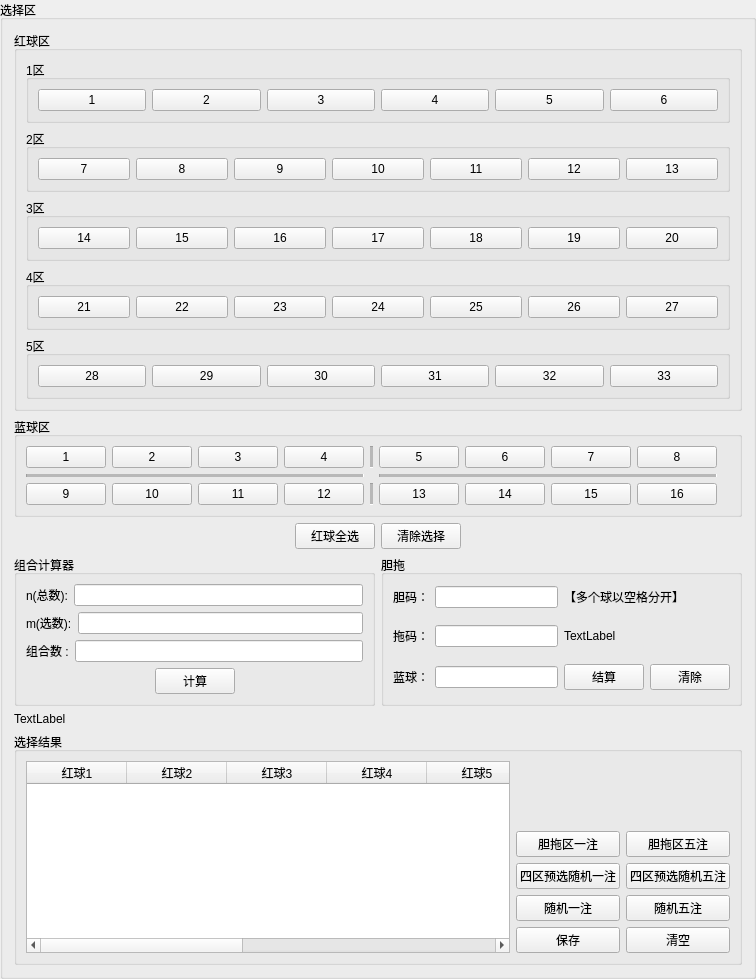
    <widget class="QGroupBox" name="groupBox_9">
     <property name="maximumSize">
      <size>
       <width>700</width>
       <height>16777215</height>
      </size>
     </property>
     <property name="title">
      <string>选择区</string>
     </property>
     <layout class="QVBoxLayout" name="verticalLayout_7">
      <item>
       <widget class="QGroupBox" name="groupBox_13">
        <property name="title">
         <string>红球区</string>
        </property>
        <layout class="QVBoxLayout" name="verticalLayout_3">
         <item>
          <widget class="QGroupBox" name="groupBox_11">
           <property name="title">
            <string>1区</string>
           </property>
           <layout class="QHBoxLayout" name="horizontalLayout_14">
            <item>
             <widget class="QMyBall" name="pushButton_1">
              <property name="styleSheet">
               <string notr="true"/>
              </property>
              <property name="text">
               <string>1</string>
              </property>
              <property name="checkable">
               <bool>true</bool>
              </property>
             </widget>
            </item>
            <item>
             <widget class="QMyBall" name="pushButton_2">
              <property name="text">
               <string>2</string>
              </property>
              <property name="checkable">
               <bool>true</bool>
              </property>
             </widget>
            </item>
            <item>
             <widget class="QMyBall" name="pushButton_3">
              <property name="text">
               <string>3</string>
              </property>
              <property name="checkable">
               <bool>true</bool>
              </property>
             </widget>
            </item>
            <item>
             <widget class="QMyBall" name="pushButton_4">
              <property name="text">
               <string>4</string>
              </property>
              <property name="checkable">
               <bool>true</bool>
              </property>
             </widget>
            </item>
            <item>
             <widget class="QMyBall" name="pushButton_5">
              <property name="text">
               <string>5</string>
              </property>
              <property name="checkable">
               <bool>true</bool>
              </property>
             </widget>
            </item>
            <item>
             <widget class="QMyBall" name="pushButton_6">
              <property name="text">
               <string>6</string>
              </property>
              <property name="checkable">
               <bool>true</bool>
              </property>
             </widget>
            </item>
           </layout>
          </widget>
         </item>
         <item>
          <widget class="QGroupBox" name="groupBox">
           <property name="title">
            <string>2区</string>
           </property>
           <layout class="QHBoxLayout" name="horizontalLayout_16">
            <item>
             <widget class="QMyBall" name="pushButton_7">
              <property name="text">
               <string>7</string>
              </property>
              <property name="checkable">
               <bool>true</bool>
              </property>
             </widget>
            </item>
            <item>
             <widget class="QMyBall" name="pushButton_8">
              <property name="text">
               <string>8</string>
              </property>
              <property name="checkable">
               <bool>true</bool>
              </property>
             </widget>
            </item>
            <item>
             <widget class="QMyBall" name="pushButton_9">
              <property name="text">
               <string>9</string>
              </property>
              <property name="checkable">
               <bool>true</bool>
              </property>
             </widget>
            </item>
            <item>
             <widget class="QMyBall" name="pushButton_10">
              <property name="text">
               <string>10</string>
              </property>
              <property name="checkable">
               <bool>true</bool>
              </property>
             </widget>
            </item>
            <item>
             <widget class="QMyBall" name="pushButton_11">
              <property name="text">
               <string>11</string>
              </property>
              <property name="checkable">
               <bool>true</bool>
              </property>
             </widget>
            </item>
            <item>
             <widget class="QMyBall" name="pushButton_12">
              <property name="text">
               <string>12</string>
              </property>
              <property name="checkable">
               <bool>true</bool>
              </property>
             </widget>
            </item>
            <item>
             <widget class="QMyBall" name="pushButton_13">
              <property name="text">
               <string>13</string>
              </property>
              <property name="checkable">
               <bool>true</bool>
              </property>
             </widget>
            </item>
           </layout>
          </widget>
         </item>
         <item>
          <widget class="QGroupBox" name="groupBox_2">
           <property name="title">
            <string>3区</string>
           </property>
           <layout class="QHBoxLayout" name="horizontalLayout_17">
            <item>
             <widget class="QMyBall" name="pushButton_14">
              <property name="text">
               <string>14</string>
              </property>
              <property name="checkable">
               <bool>true</bool>
              </property>
             </widget>
            </item>
            <item>
             <widget class="QMyBall" name="pushButton_15">
              <property name="text">
               <string>15</string>
              </property>
              <property name="checkable">
               <bool>true</bool>
              </property>
             </widget>
            </item>
            <item>
             <widget class="QMyBall" name="pushButton_16">
              <property name="text">
               <string>16</string>
              </property>
              <property name="checkable">
               <bool>true</bool>
              </property>
             </widget>
            </item>
            <item>
             <widget class="QMyBall" name="pushButton_17">
              <property name="text">
               <string>17</string>
              </property>
              <property name="checkable">
               <bool>true</bool>
              </property>
             </widget>
            </item>
            <item>
             <widget class="QMyBall" name="pushButton_18">
              <property name="text">
               <string>18</string>
              </property>
              <property name="checkable">
               <bool>true</bool>
              </property>
             </widget>
            </item>
            <item>
             <widget class="QMyBall" name="pushButton_19">
              <property name="text">
               <string>19</string>
              </property>
              <property name="checkable">
               <bool>true</bool>
              </property>
             </widget>
            </item>
            <item>
             <widget class="QMyBall" name="pushButton_20">
              <property name="text">
               <string>20</string>
              </property>
              <property name="checkable">
               <bool>true</bool>
              </property>
             </widget>
            </item>
           </layout>
          </widget>
         </item>
         <item>
          <widget class="QGroupBox" name="groupBox_12">
           <property name="title">
            <string>4区</string>
           </property>
           <layout class="QHBoxLayout" name="horizontalLayout_25">
            <item>
             <widget class="QMyBall" name="pushButton_21">
              <property name="text">
               <string>21</string>
              </property>
              <property name="checkable">
               <bool>true</bool>
              </property>
             </widget>
            </item>
            <item>
             <widget class="QMyBall" name="pushButton_22">
              <property name="text">
               <string>22</string>
              </property>
              <property name="checkable">
               <bool>true</bool>
              </property>
             </widget>
            </item>
            <item>
             <widget class="QMyBall" name="pushButton_23">
              <property name="text">
               <string>23</string>
              </property>
              <property name="checkable">
               <bool>true</bool>
              </property>
             </widget>
            </item>
            <item>
             <widget class="QMyBall" name="pushButton_24">
              <property name="text">
               <string>24</string>
              </property>
              <property name="checkable">
               <bool>true</bool>
              </property>
             </widget>
            </item>
            <item>
             <widget class="QMyBall" name="pushButton_25">
              <property name="text">
               <string>25</string>
              </property>
              <property name="checkable">
               <bool>true</bool>
              </property>
             </widget>
            </item>
            <item>
             <widget class="QMyBall" name="pushButton_26">
              <property name="text">
               <string>26</string>
              </property>
              <property name="checkable">
               <bool>true</bool>
              </property>
             </widget>
            </item>
            <item>
             <widget class="QMyBall" name="pushButton_27">
              <property name="text">
               <string>27</string>
              </property>
              <property name="checkable">
               <bool>true</bool>
              </property>
             </widget>
            </item>
           </layout>
          </widget>
         </item>
         <item>
          <widget class="QGroupBox" name="groupBox_3">
           <property name="title">
            <string>5区</string>
           </property>
           <layout class="QGridLayout" name="gridLayout_5">
            <item row="1" column="0">
             <widget class="QMyBall" name="pushButton_28">
              <property name="text">
               <string>28</string>
              </property>
              <property name="checkable">
               <bool>true</bool>
              </property>
             </widget>
            </item>
            <item row="1" column="1">
             <widget class="QMyBall" name="pushButton_29">
              <property name="text">
               <string>29</string>
              </property>
              <property name="checkable">
               <bool>true</bool>
              </property>
             </widget>
            </item>
            <item row="1" column="2">
             <widget class="QMyBall" name="pushButton_30">
              <property name="text">
               <string>30</string>
              </property>
              <property name="checkable">
               <bool>true</bool>
              </property>
             </widget>
            </item>
            <item row="1" column="3">
             <widget class="QMyBall" name="pushButton_31">
              <property name="text">
               <string>31</string>
              </property>
              <property name="checkable">
               <bool>true</bool>
              </property>
             </widget>
            </item>
            <item row="1" column="4">
             <widget class="QMyBall" name="pushButton_32">
              <property name="text">
               <string>32</string>
              </property>
              <property name="checkable">
               <bool>true</bool>
              </property>
             </widget>
            </item>
            <item row="1" column="5">
             <widget class="QMyBall" name="pushButton_33">
              <property name="text">
               <string>33</string>
              </property>
              <property name="checkable">
               <bool>true</bool>
              </property>
             </widget>
            </item>
           </layout>
          </widget>
         </item>
        </layout>
       </widget>
      </item>
      <item>
       <widget class="QGroupBox" name="groupBox_5">
        <property name="styleSheet">
         <string notr="true">QPushButton:checked{background-color: rgb(0, 0, 255);}
</string>
        </property>
        <property name="title">
         <string>蓝球区</string>
        </property>
        <layout class="QGridLayout" name="gridLayout_6">
         <item row="0" column="0">
          <widget class="QMyBall" name="pushButton_blue1">
           <property name="text">
            <string>1</string>
           </property>
           <property name="checkable">
            <bool>true</bool>
           </property>
           <property name="autoExclusive">
            <bool>false</bool>
           </property>
          </widget>
         </item>
         <item row="0" column="1">
          <widget class="QMyBall" name="pushButton_blue2">
           <property name="text">
            <string>2</string>
           </property>
           <property name="checkable">
            <bool>true</bool>
           </property>
           <property name="autoExclusive">
            <bool>false</bool>
           </property>
          </widget>
         </item>
         <item row="0" column="2">
          <widget class="QMyBall" name="pushButton_blue3">
           <property name="text">
            <string>3</string>
           </property>
           <property name="checkable">
            <bool>true</bool>
           </property>
           <property name="autoExclusive">
            <bool>false</bool>
           </property>
          </widget>
         </item>
         <item row="0" column="3">
          <widget class="QMyBall" name="pushButton_blue4">
           <property name="text">
            <string>4</string>
           </property>
           <property name="checkable">
            <bool>true</bool>
           </property>
           <property name="autoExclusive">
            <bool>false</bool>
           </property>
          </widget>
         </item>
         <item row="0" column="4">
          <widget class="Line" name="line_3">
           <property name="midLineWidth">
            <number>5</number>
           </property>
           <property name="orientation">
            <enum>Qt::Vertical</enum>
           </property>
          </widget>
         </item>
         <item row="0" column="5">
          <widget class="QMyBall" name="pushButton_blue5">
           <property name="text">
            <string>5</string>
           </property>
           <property name="checkable">
            <bool>true</bool>
           </property>
           <property name="autoExclusive">
            <bool>false</bool>
           </property>
          </widget>
         </item>
         <item row="0" column="6">
          <widget class="QMyBall" name="pushButton_blue6">
           <property name="text">
            <string>6</string>
           </property>
           <property name="checkable">
            <bool>true</bool>
           </property>
           <property name="autoExclusive">
            <bool>false</bool>
           </property>
          </widget>
         </item>
         <item row="0" column="7">
          <widget class="QMyBall" name="pushButton_blue7">
           <property name="text">
            <string>7</string>
           </property>
           <property name="checkable">
            <bool>true</bool>
           </property>
           <property name="autoExclusive">
            <bool>false</bool>
           </property>
          </widget>
         </item>
         <item row="0" column="8">
          <widget class="QMyBall" name="pushButton_blue8">
           <property name="text">
            <string>8</string>
           </property>
           <property name="checkable">
            <bool>true</bool>
           </property>
           <property name="autoExclusive">
            <bool>false</bool>
           </property>
          </widget>
         </item>
         <item row="0" column="9">
          <widget class="QLabel" name="label_2">
           <property name="text">
            <string/>
           </property>
          </widget>
         </item>
         <item row="1" column="0" colspan="4">
          <widget class="Line" name="line">
           <property name="midLineWidth">
            <number>5</number>
           </property>
           <property name="orientation">
            <enum>Qt::Horizontal</enum>
           </property>
          </widget>
         </item>
         <item row="1" column="5" colspan="4">
          <widget class="Line" name="line_2">
           <property name="midLineWidth">
            <number>5</number>
           </property>
           <property name="orientation">
            <enum>Qt::Horizontal</enum>
           </property>
          </widget>
         </item>
         <item row="2" column="0">
          <widget class="QMyBall" name="pushButton_blue9">
           <property name="text">
            <string>9</string>
           </property>
           <property name="checkable">
            <bool>true</bool>
           </property>
           <property name="autoExclusive">
            <bool>false</bool>
           </property>
          </widget>
         </item>
         <item row="2" column="1">
          <widget class="QMyBall" name="pushButton_blue10">
           <property name="text">
            <string>10</string>
           </property>
           <property name="checkable">
            <bool>true</bool>
           </property>
           <property name="autoExclusive">
            <bool>false</bool>
           </property>
          </widget>
         </item>
         <item row="2" column="2">
          <widget class="QMyBall" name="pushButton_blue11">
           <property name="text">
            <string>11</string>
           </property>
           <property name="checkable">
            <bool>true</bool>
           </property>
           <property name="autoExclusive">
            <bool>false</bool>
           </property>
          </widget>
         </item>
         <item row="2" column="3">
          <widget class="QMyBall" name="pushButton_blue12">
           <property name="text">
            <string>12</string>
           </property>
           <property name="checkable">
            <bool>true</bool>
           </property>
           <property name="autoExclusive">
            <bool>false</bool>
           </property>
          </widget>
         </item>
         <item row="2" column="4">
          <widget class="Line" name="line_4">
           <property name="midLineWidth">
            <number>5</number>
           </property>
           <property name="orientation">
            <enum>Qt::Vertical</enum>
           </property>
          </widget>
         </item>
         <item row="2" column="5">
          <widget class="QMyBall" name="pushButton_blue13">
           <property name="text">
            <string>13</string>
           </property>
           <property name="checkable">
            <bool>true</bool>
           </property>
           <property name="autoExclusive">
            <bool>false</bool>
           </property>
          </widget>
         </item>
         <item row="2" column="6">
          <widget class="QMyBall" name="pushButton_blue14">
           <property name="text">
            <string>14</string>
           </property>
           <property name="checkable">
            <bool>true</bool>
           </property>
           <property name="autoExclusive">
            <bool>false</bool>
           </property>
          </widget>
         </item>
         <item row="2" column="7">
          <widget class="QMyBall" name="pushButton_blue15">
           <property name="text">
            <string>15</string>
           </property>
           <property name="checkable">
            <bool>true</bool>
           </property>
           <property name="autoExclusive">
            <bool>false</bool>
           </property>
          </widget>
         </item>
         <item row="2" column="8">
          <widget class="QMyBall" name="pushButton_blue16">
           <property name="text">
            <string>16</string>
           </property>
           <property name="checkable">
            <bool>true</bool>
           </property>
           <property name="autoExclusive">
            <bool>false</bool>
           </property>
          </widget>
         </item>
        </layout>
       </widget>
      </item>
      <item>
       <layout class="QHBoxLayout" name="horizontalLayout_4">
        <item>
         <spacer name="horizontalSpacer_6">
          <property name="orientation">
           <enum>Qt::Horizontal</enum>
          </property>
          <property name="sizeHint" stdset="0">
           <size>
            <width>40</width>
            <height>20</height>
           </size>
          </property>
         </spacer>
        </item>
        <item>
         <widget class="QPushButton" name="pushButton_selredall">
          <property name="text">
           <string>红球全选</string>
          </property>
         </widget>
        </item>
        <item>
         <widget class="QPushButton" name="pushButton_clearsel">
          <property name="text">
           <string>清除选择</string>
          </property>
         </widget>
        </item>
        <item>
         <spacer name="horizontalSpacer_5">
          <property name="orientation">
           <enum>Qt::Horizontal</enum>
          </property>
          <property name="sizeHint" stdset="0">
           <size>
            <width>40</width>
            <height>20</height>
           </size>
          </property>
         </spacer>
        </item>
       </layout>
      </item>
      <item>
       <layout class="QHBoxLayout" name="horizontalLayout_8">
        <item>
         <widget class="QGroupBox" name="groupBox_7">
          <property name="title">
           <string>组合计算器</string>
          </property>
          <layout class="QVBoxLayout" name="verticalLayout">
           <item>
            <layout class="QHBoxLayout" name="horizontalLayout_5">
             <item>
              <widget class="QLabel" name="label_5">
               <property name="text">
                <string>n(总数):</string>
               </property>
              </widget>
             </item>
             <item>
              <widget class="QLineEdit" name="lineEdit_total"/>
             </item>
            </layout>
           </item>
           <item>
            <layout class="QHBoxLayout" name="horizontalLayout_6">
             <item>
              <widget class="QLabel" name="label_6">
               <property name="text">
                <string>m(选数):</string>
               </property>
              </widget>
             </item>
             <item>
              <widget class="QLineEdit" name="lineEdit_select"/>
             </item>
            </layout>
           </item>
           <item>
            <layout class="QHBoxLayout" name="horizontalLayout_7">
             <item>
              <widget class="QLabel" name="label_7">
               <property name="text">
                <string>组合数 :</string>
               </property>
              </widget>
             </item>
             <item>
              <widget class="QLineEdit" name="lineEdit_comtotal"/>
             </item>
            </layout>
           </item>
           <item>
            <layout class="QHBoxLayout" name="horizontalLayout_2">
             <item>
              <spacer name="horizontalSpacer_8">
               <property name="orientation">
                <enum>Qt::Horizontal</enum>
               </property>
               <property name="sizeHint" stdset="0">
                <size>
                 <width>40</width>
                 <height>20</height>
                </size>
               </property>
              </spacer>
             </item>
             <item>
              <widget class="QPushButton" name="pushButton_calczuhe">
               <property name="text">
                <string>计算</string>
               </property>
              </widget>
             </item>
             <item>
              <spacer name="horizontalSpacer_7">
               <property name="orientation">
                <enum>Qt::Horizontal</enum>
               </property>
               <property name="sizeHint" stdset="0">
                <size>
                 <width>40</width>
                 <height>20</height>
                </size>
               </property>
              </spacer>
             </item>
            </layout>
           </item>
          </layout>
         </widget>
        </item>
        <item>
         <widget class="QGroupBox" name="groupBox_6">
          <property name="title">
           <string>胆拖</string>
          </property>
          <layout class="QGridLayout" name="gridLayout_2">
           <item row="0" column="0">
            <widget class="QLabel" name="label_26">
             <property name="text">
              <string>胆码：</string>
             </property>
            </widget>
           </item>
           <item row="0" column="1">
            <widget class="QLineEdit" name="lineEdit_dan">
             <property name="styleSheet">
              <string notr="true">color: rgb(255, 0, 0);</string>
             </property>
            </widget>
           </item>
           <item row="0" column="2">
            <widget class="QLabel" name="label_4">
             <property name="text">
              <string>【多个球以空格分开】</string>
             </property>
            </widget>
           </item>
           <item row="1" column="0">
            <widget class="QLabel" name="label_27">
             <property name="text">
              <string>拖码：</string>
             </property>
            </widget>
           </item>
           <item row="1" column="1">
            <widget class="QLineEdit" name="lineEdit_tuo">
             <property name="styleSheet">
              <string notr="true">color: rgb(255, 0, 0);</string>
             </property>
            </widget>
           </item>
           <item row="1" column="2">
            <widget class="QLabel" name="label_calcret">
             <property name="minimumSize">
              <size>
               <width>0</width>
               <height>40</height>
              </size>
             </property>
             <property name="text">
              <string>&lt;html&gt;&lt;head/&gt;&lt;body&gt;&lt;p&gt;TextLabel&lt;/p&gt;&lt;/body&gt;&lt;/html&gt;</string>
             </property>
            </widget>
           </item>
           <item row="2" column="0">
            <widget class="QLabel" name="label">
             <property name="text">
              <string>蓝球：</string>
             </property>
            </widget>
           </item>
           <item row="2" column="1">
            <widget class="QLineEdit" name="lineEdit_blue">
             <property name="styleSheet">
              <string notr="true">color: rgb(0, 0, 255);</string>
             </property>
            </widget>
           </item>
           <item row="2" column="2">
            <layout class="QHBoxLayout" name="horizontalLayout_3">
             <item>
              <widget class="QPushButton" name="pushButton_calc">
               <property name="text">
                <string>结算</string>
               </property>
              </widget>
             </item>
             <item>
              <widget class="QPushButton" name="pushButton_cleardantuo">
               <property name="text">
                <string>清除</string>
               </property>
              </widget>
             </item>
            </layout>
           </item>
          </layout>
         </widget>
        </item>
       </layout>
      </item>
      <item>
       <widget class="QLabel" name="label_23">
        <property name="text">
         <string>TextLabel</string>
        </property>
       </widget>
      </item>
      <item>
       <widget class="QGroupBox" name="groupBox_4">
        <property name="minimumSize">
         <size>
          <width>0</width>
          <height>0</height>
         </size>
        </property>
        <property name="title">
         <string>选择结果</string>
        </property>
        <layout class="QHBoxLayout" name="horizontalLayout">
         <item>
          <widget class="QTableWidget" name="tableWidget">
           <property name="minimumSize">
            <size>
             <width>0</width>
             <height>0</height>
            </size>
           </property>
           <attribute name="horizontalHeaderVisible">
            <bool>true</bool>
           </attribute>
           <attribute name="verticalHeaderVisible">
            <bool>true</bool>
           </attribute>
           <column>
            <property name="text">
             <string>红球1</string>
            </property>
           </column>
           <column>
            <property name="text">
             <string>红球2</string>
            </property>
           </column>
           <column>
            <property name="text">
             <string>红球3</string>
            </property>
           </column>
           <column>
            <property name="text">
             <string>红球4</string>
            </property>
           </column>
           <column>
            <property name="text">
             <string>红球5</string>
            </property>
           </column>
           <column>
            <property name="text">
             <string>红球6</string>
            </property>
           </column>
           <column>
            <property name="text">
             <string>蓝球</string>
            </property>
           </column>
           <column>
            <property name="text">
             <string>遗漏区</string>
            </property>
           </column>
           <column>
            <property name="text">
             <string>操作</string>
            </property>
           </column>
          </widget>
         </item>
         <item>
          <layout class="QGridLayout" name="gridLayout">
           <item row="3" column="0">
            <widget class="QPushButton" name="pushButton_rand1">
             <property name="text">
              <string>随机一注</string>
             </property>
            </widget>
           </item>
           <item row="2" column="0">
            <widget class="QPushButton" name="pushButton_prechoice1">
             <property name="text">
              <string>四区预选随机一注</string>
             </property>
            </widget>
           </item>
           <item row="3" column="1">
            <widget class="QPushButton" name="pushButton_rand5">
             <property name="text">
              <string>随机五注</string>
             </property>
            </widget>
           </item>
           <item row="2" column="1">
            <widget class="QPushButton" name="pushButton_prechoice5">
             <property name="text">
              <string>四区预选随机五注</string>
             </property>
            </widget>
           </item>
           <item row="1" column="1">
            <widget class="QPushButton" name="pushButton_dantuo5">
             <property name="text">
              <string>胆拖区五注</string>
             </property>
            </widget>
           </item>
           <item row="1" column="0">
            <widget class="QPushButton" name="pushButton_dantuo1">
             <property name="text">
              <string>胆拖区一注</string>
             </property>
            </widget>
           </item>
           <item row="4" column="1">
            <widget class="QPushButton" name="pushButton_clear">
             <property name="text">
              <string>清空</string>
             </property>
            </widget>
           </item>
           <item row="4" column="0">
            <widget class="QPushButton" name="pushButton_save">
             <property name="text">
              <string>保存</string>
             </property>
            </widget>
           </item>
           <item row="0" column="1">
            <spacer name="verticalSpacer_2">
             <property name="orientation">
              <enum>Qt::Vertical</enum>
             </property>
             <property name="sizeHint" stdset="0">
              <size>
               <width>20</width>
               <height>40</height>
              </size>
             </property>
            </spacer>
           </item>
          </layout>
         </item>
        </layout>
       </widget>
      </item>
     </layout>
    </widget>
